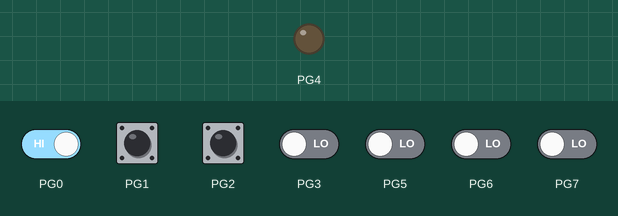
The program below on a simulated ATmega128, built with avr-gcc and emulated at 16 MHz. Shown: output pins drawn as LEDs (lit = HIGH). Dashed ring = blinking. The inputs (shaded band) are chosen by the test bench; at power-on: PG0–2 HIGH, PG3, PG5–7 LOW.

Above: at 1.2 s.
1.3 s: PG0 driven LOW
At 2.3 s:
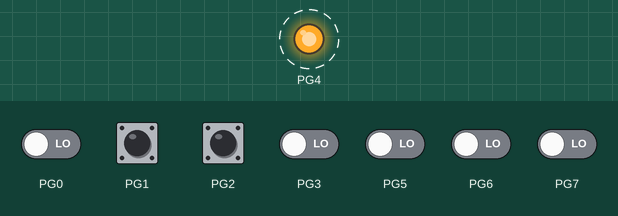
Timing chart, 0 to 10.3 s (numbered marks = the images above; inputs shaded):
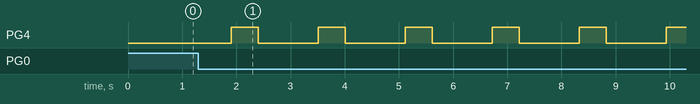

The program:

main.c
```c
#define F_CPU 16000000UL // 16MHz
#include <avr/io.h> // AVR 기본 헤더
#define __DELAY_BACKWARD_COMPATIBLE__
#include <util/delay.h>
// LED Port : PG4, output
// Switch : PG3, input => SW 버튼을 눌러줘야 깜빡거리게 하는 동작을 구현하고자 함
// 함수로 만들어보자
int Check()
{
	char v = 0;
	v = PING & 0x01; // v = G3 bit의 값, SW를 누르면 v = 0
	if( v==0)
	{
		return 1; // Pushed
	}
	else
	{
		return 0;
	}

}
int Check_fast()
{
	char v = 0;
	v = PING & 0x02; // v = G1 bit의 값, SW를 누르면 v = 0 // delay 감소...
	if( v==0)
	{
		return 1; // Pushed
	}
	else
	{
		return 0;
	}

}
int Check_slow()
{
	char v = 0;
	v = PING & 0x04; // v = G1 bit의 값, SW를 누르면 v = 0 // delay 증가...
	if( v==0)
	{
		return 1; // Pushed
	}
	else
	{
		return 0;
	}

}

void delay(int x)
{
	while (x > 0)
	{
		_delay_ms(1);
		x--;
	}
}

int main(void) // ATMega128에 LED를 연결하여 LED ON 시키는 동작 // SW 1번 누르면 동작, 다시 한 번 누르면 멈춤, 또 다시 한 번 누르면 동작하는 프로그램
{
	DDRG |= 0x10; // G4포트 출력 XXX1 XXXX
	DDRG &= ~0x01; // G0 포트 입력 XXXX XXX0
	//char v = 1;
	char mode = 0; // mode = 0: disable, mode = 1: active
	int t = 500;

	while(1) // sw 눌리기 전까진 waiting 상태여야 함, 한번만 sw 눌러도 while문 탈출
	{
		if(Check() == 1)
		{
			mode = 1;
			break;
		}
	}

	 // if(PING & 0x08), v = G그룹 3번 bit의 값 // 0x10, 0x08 등 이런 것을 Bit Mask라고 부름
	while (1)
    {
		if(Check() == 1)
		{
			if(mode == 0)
			{
				mode = 1;
			}
			else
			{
				mode = 0;
			}
			_delay_ms(300); // 버튼을 눌렀을 때 mode 1, 즉 LED가 동작하고 있으면 멈추고 LED가 멈춰있으면 깜빡여준다 (상태전환)
		}

		if ( mode == 1) // mode 1은 LED가 깜빡이는 것을 설명
		{
		PORTG |= 0x10;
		_delay_ms(t);
		PORTG &= ~(0x10); // 해당 bit off
	    _delay_ms(t);
		if(Check_fast() == 1)
		{
			if(t>100)
			t -=100;
			_delay_ms(50);
		}
		if(Check_slow() == 1)
		{
			t += 100;
			_delay_ms(50);
		}
	    }
    }


}
```

Measured:
- after the input at 1.3 s, PG4: alternates HIGH for 0.50 s and LOW for 1.1 s, starting after 0.60 s
